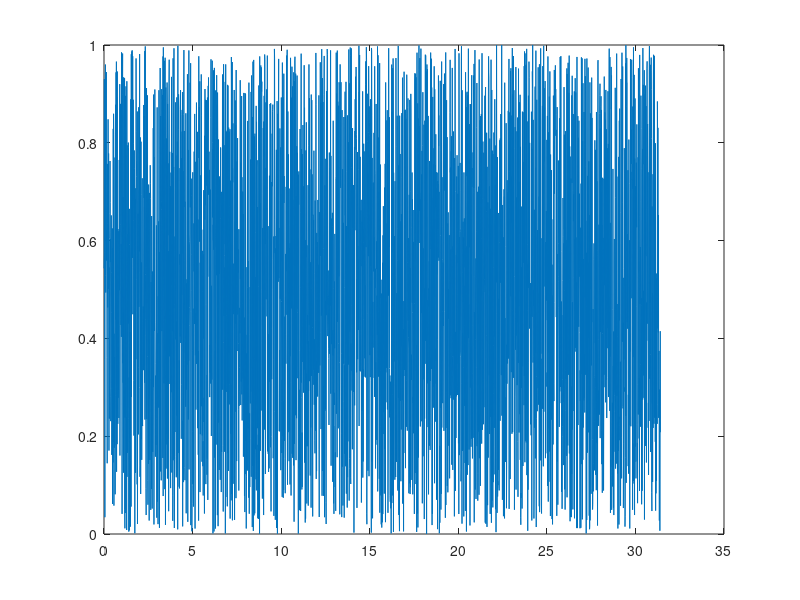

The MATLAB source for this figure:
% CLASS4SEPT   A history of commands I entered in the Math 614 class on
%              4 September.  If you run this it spews stuff which may not
%              make sense.  It is better to cut & paste into the command line.

2+2

help rand
rand(3,4)
rand(3)

v = rand(1,6)
2*v
plot(v)
plot(v,'ro')
plot(v,'rd','markersize',20)

x = 0:.01:10*pi;
size(x)
length(x)

y=sin(3*x);
plot(x,y)
axis([0 6 -1 1])

plot(x,rand(size(x)))

eye(3)

eig(rand(5))

rand(4)
A = ans
diag(A)
diag(diag(A))

B = [4 5 6]
B = [4 5 -6]
B = [4 5- 6]
B = [4 5 - 6]
B = [4, 5, - 6]

for k=1:8; rand(k), end
